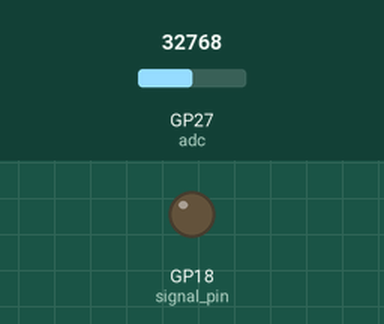
This program was run on a simulated Raspberry Pi Pico running MicroPython. Shown: output pins drawn as LEDs (lit = HIGH). The inputs (shaded band) are chosen by the test bench; at power-on: GP27 (adc) = 32768 (analog values on the 0–65535 scale).

Above: at 1.2 s.
1.3 s: GP27 (adc) set to 54352
2.8 s: GP27 (adc) set to 55424
At 3.6 s:
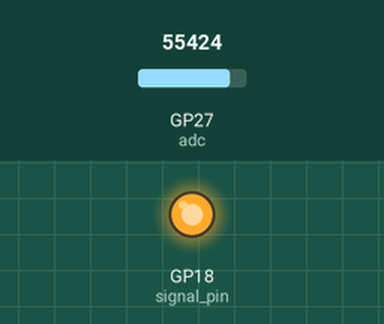
4.3 s: GP27 (adc) set to 54345
At 4.8 s:
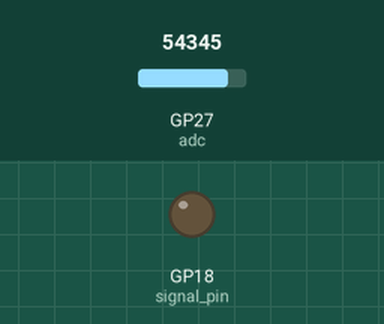
5.9 s: GP27 (adc) set to 55655
At 7.2 s:
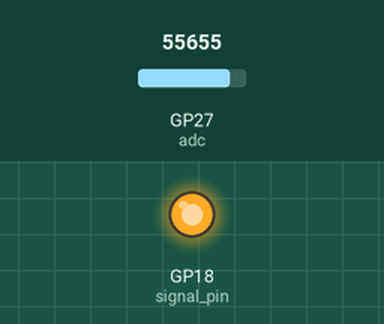
Timing chart, 0 to 8.4 s (numbered marks = the images above; inputs shaded):
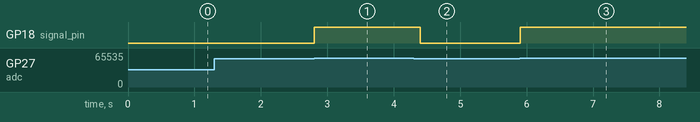

Measured:
- the behaviour switches between 54992 and 55008 on GP27 (adc) (found by bisection; images 0 and 1)
- after the input at 1.3 s, every drawn part: stays the same
- after the input at 2.8 s, GP18 (signal_pin): LOW → HIGH at once
- after the input at 4.3 s, GP18 (signal_pin): HIGH → LOW after 0.10 s
- after the input at 5.9 s, GP18 (signal_pin): LOW → HIGH at once

The program:

pico.py
```python
from machine import Pin, ADC
import time

# Initialize ADC for the microphone (replace '28' with your ADC pin)
adc = ADC(27)

# GPIO pin for sending signal (replace '15' with your chosen GPIO pin)
signal_pin = Pin(18, Pin.OUT)

def is_sound_detected(threshold=55000):
    # Read the microphone value
    value = adc.read_u16()
    return value > threshold

# While true means that the microphone is listening and sound is detected as the search for sound loops again and again
while True:
    if is_sound_detected():
        signal_pin.value(1)  # Send signal (set pin HIGH)
        time.sleep(0.1)

         # else means if not this, then this insteaad
    else:
        signal_pin.value(0)
        # No sound detected (set pin LOW)
    time.sleep(0.1)
    # Sampling interval
```
